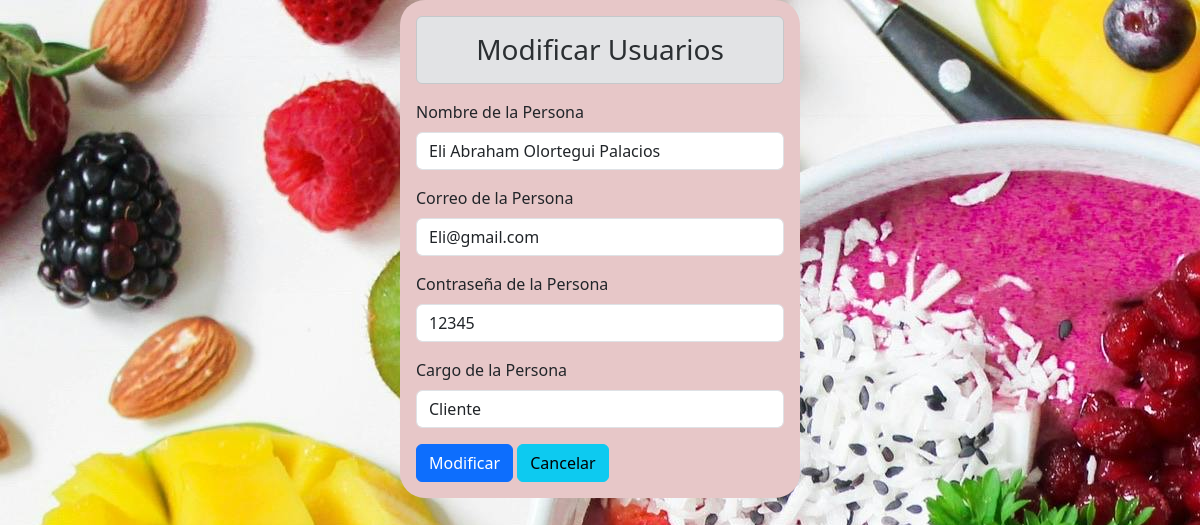
/Php/modificar.php?id=40, run on the app's committed database.
### tables this page shows
CREATE TABLE `usuario` (
  `id_usuario` int(11) NOT NULL,
  `nombre` varchar(250) NOT NULL,
  `email` varchar(250) NOT NULL,
  `contraseña` varchar(250) NOT NULL,
  `id_cargo` int(11) NOT NULL
);

CREATE TABLE `cargo` (
  `id_cargo` int(11) NOT NULL,
  `nivel` varchar(250) NOT NULL
);

### Php/modificar.php (the view, shortened to what this page needs)
<?php
include "Conectar.php";
$id = $_GET["id"];
$sql = $conexion->query(" SELECT usuario.id_usuario, usuario.nombre, usuario.email, usuario.contraseña, cargo.nivel  AS nivel
                                                    FROM usuario
                                                    JOIN cargo ON usuario.id_cargo = cargo.id_cargo WHERE usuario.id_usuario = $id")
?>
<!DOCTYPE html>
<html lang="en">
<head>
    <link href="https://cdn.jsdelivr.net/npm/bootstrap@5.3.3/dist/css/bootstrap.min.css" rel="stylesheet">
    <link rel="stylesheet" href="../Css/Modificar.css">
</head>
<body>
    <form class="col-4 p-3 m-auto" method="POST">
        <h3 class="text-center alert alert-secondary">Modificar Usuarios</h3>
        <?php
        include "Modificarfinal.php";
        while ($datos = $sql->fetch_object()) { ?>
            <div class="mb-3">
                <label for="exampleInputEmail1" class="form-label">Nombre de la Persona</label>
                <input type="text" class="form-control" name="nombre" value="<?=$datos->nombre ?>">
            </div>
            <div class="mb-3">
                <label for="exampleInputEmail1" class="form-label">Correo de la Persona</label>
                <input type="text" class="form-control" name="email" value="<?= $datos->email ?>">
            </div>
            <div class="mb-3">
                <label for="exampleInputEmail1" class="form-label">Contraseña de la Persona</label>
                <input type="text" class="form-control" name="contraseña" value="<?= $datos->contraseña ?>">
            </div>
            <div class="mb-3">
                <label for="exampleInputEmail1" class="form-label">Cargo de la Persona</label>
                <input type="text" class="form-control" name="cargo" value="<?= $datos->nivel ?>">
            </div>
        <?php }
        ?>
        <button type="submit" class="btn btn-primary" name="btnregistrar" value="ok">Modificar</button>
        <a href="Perfil.php" class="btn btn-info">Cancelar</a>
    </form>
</body>
</html>

### Css/Modificar.css (style rules this page uses)
body { background-image: url(../imgpro/juguitos.jpg); }
form { background-color: #E7C7C8; border-radius: 25px; }

### data on the page
usuario: nombre "Eli Abraham Olortegui Palacios", email "Eli@gmail.com", contraseña "12345", cargo "Cliente"
